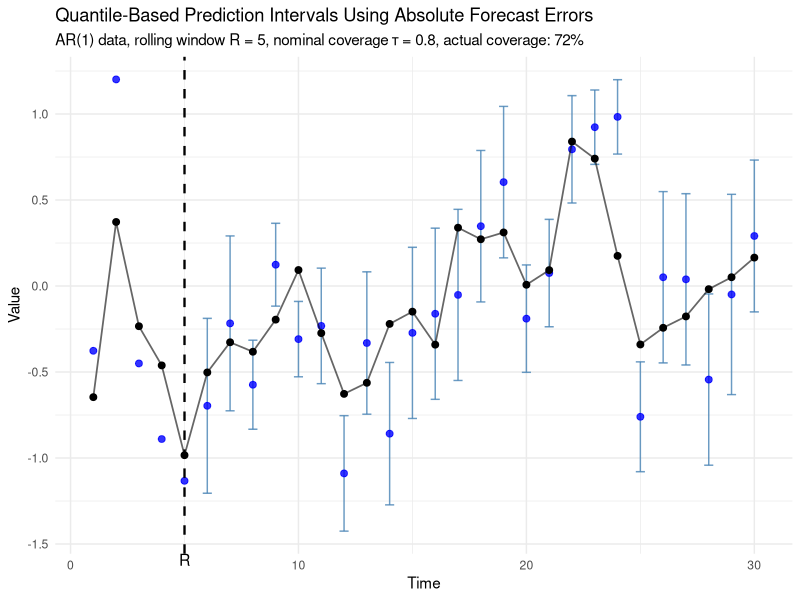

The R script that drew this image:
library(ggplot2)
library(tibble)

set.seed(12)
T <- 30
R <- 5
tau <- 0.8

sigma <- 0.4
process <- "AR"

y <- numeric(T)

#true data generating process
if(process ==  "MA"){
  # MA(1) parameters
  theta <- 0.4
  
  # innovations
  u <- rnorm(T + 1, sd = sigma)
  
  # MA(1) process
  
  for (t in 1:T) {
    y[t] <- u[t + 1] + theta * u[t]
  }
}else{
  #AR(1) parameters
  phi <- 0.4
  
  y[1] <- rnorm(1, sd = sigma / sqrt(1 - phi^2))
  
  for (t in 2:T) {
    y[t] <- phi * y[t - 1] + rnorm(1, sd = sigma)
  }
}

#point predictions unbiased with noise
x <- y + rnorm(T, sd = sigma)

#absolute forecast errors
abs_errors <- abs(y-x)

#rolling window quantiles function
rolling_quantile <- function(errors, t, R, tau){
  if(t <= R){
    return(NA)
  }
  quantile(errors[(t-R):(t-1)], probs = tau, type= 7)
}

q_tau <- sapply(seq_len(T), function(t){
  rolling_quantile(abs_errors, t, R = R, tau = tau)
})

lower_bound <- as.numeric(x - q_tau)
upper_bound <- as.numeric(x + q_tau)

coverage <- mean(y >= lower_bound & y <= upper_bound, na.rm = TRUE)

plot_df <- tibble(
  t = 1:T,
  y = y,
  x = x,
  lower = lower_bound,
  upper = upper_bound
)


#plot intervals Boxplot Style
ggplot(plot_df, aes(x = t)) +
  
  # prediction intervals (boxplot-style)
  geom_errorbar(
    aes(ymin = lower, ymax = upper),
    width = 0.4,
    color = "steelblue",
    alpha = 0.8
  ) +
  
  # point forecasts
  geom_point(
    aes(y = x),
    color = "blue",
    size = 2,
    alpha = 0.8
  ) +
  
  # observations
  geom_point(
    aes(y = y),
    color = "black",
    size = 2
  ) +
  
  #connect observations
  geom_line(
    aes(y = y),
    color = "black",
    linewidth = 0.6,
    alpha = 0.6
  ) +
  
  # rolling window start
  geom_vline(
    xintercept = R,
    linetype = "dashed",
    color = "black",
    linewidth = 0.8
  ) +
  
  labs(
    title = "Quantile-Based Prediction Intervals Using Absolute Forecast Errors",
    subtitle = paste0(
      process,"(1) data, rolling window R = ", R,
      ", nominal coverage τ = ", tau, ", actual coverage: ", coverage * 100, "%"
    ),
    x = "Time",
    y = "Value"
  ) +
  
  annotate(
    "text",
    x = R,
    y = -Inf,
    label = "R",
    size = 4,
    vjust = 1
  ) + 
  
  coord_cartesian(clip = "off") +
  
  theme_minimal()
